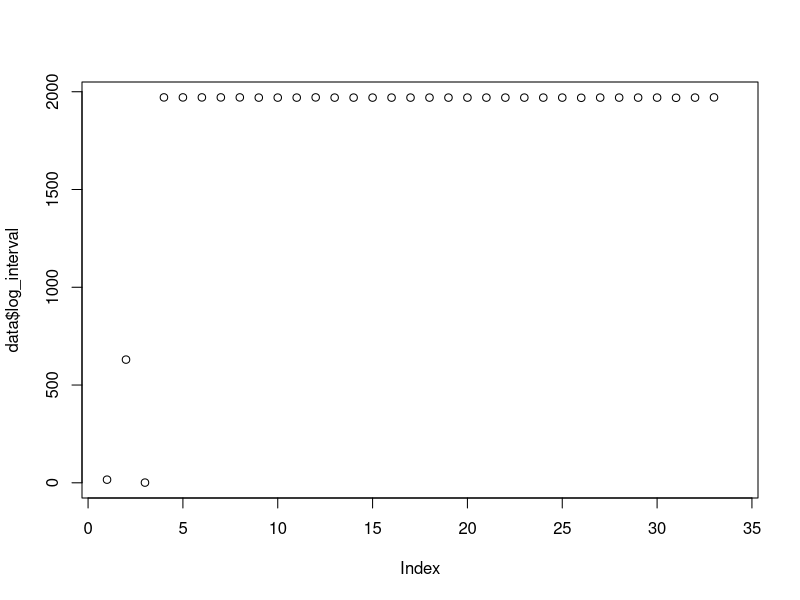
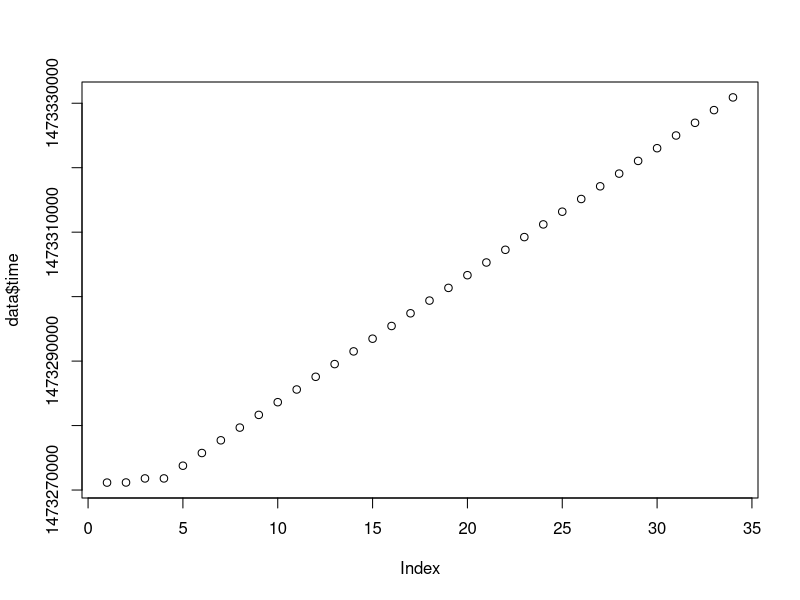
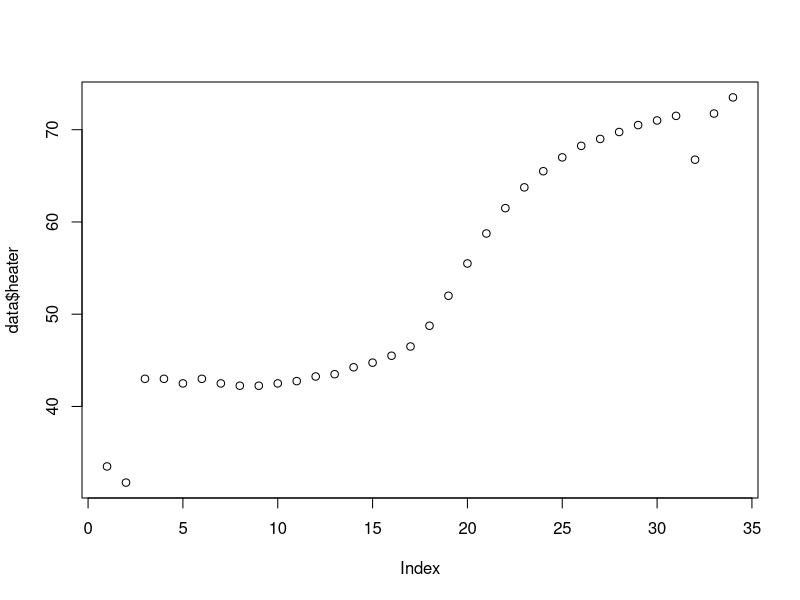
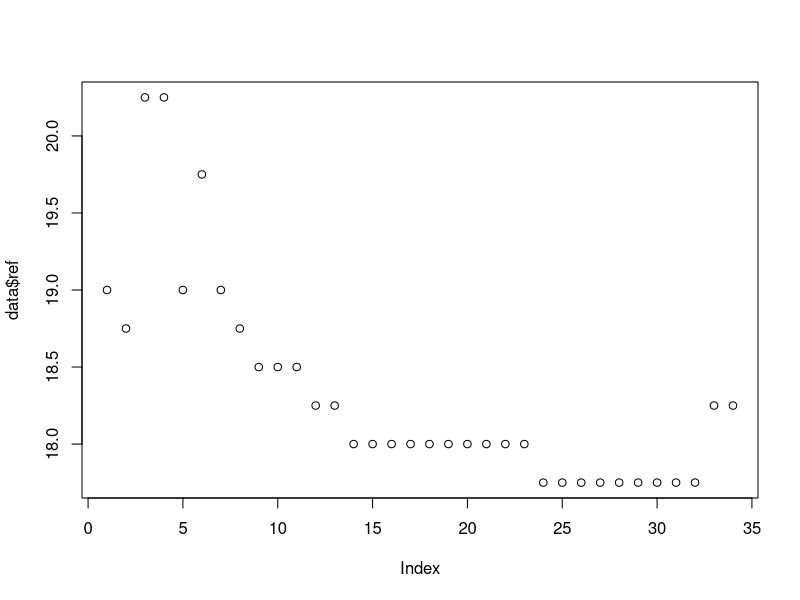
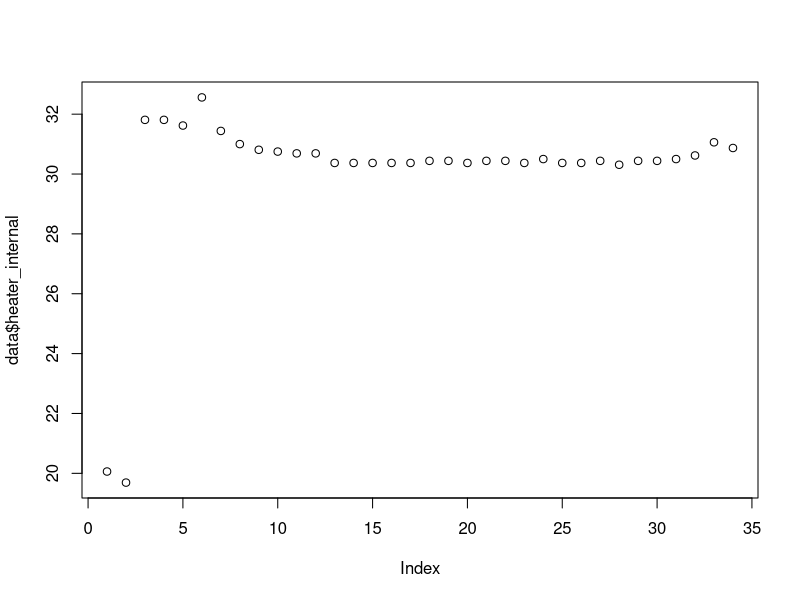
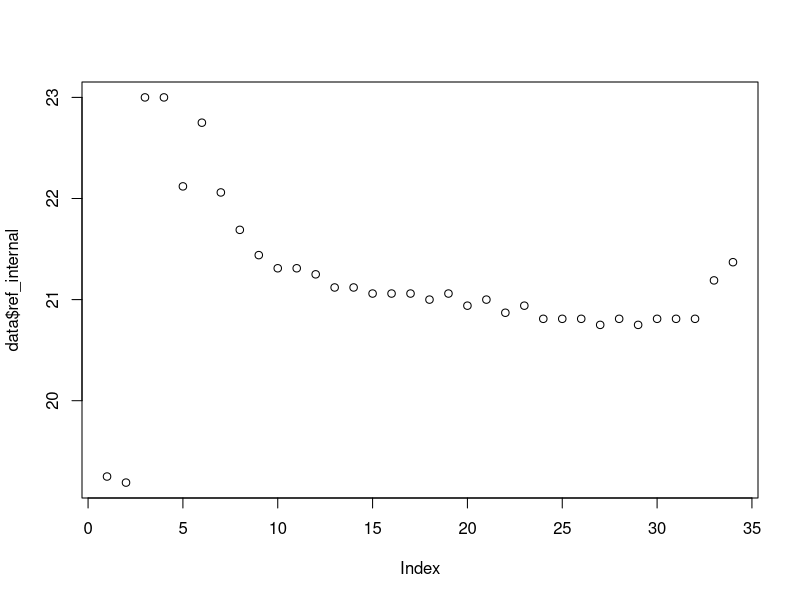
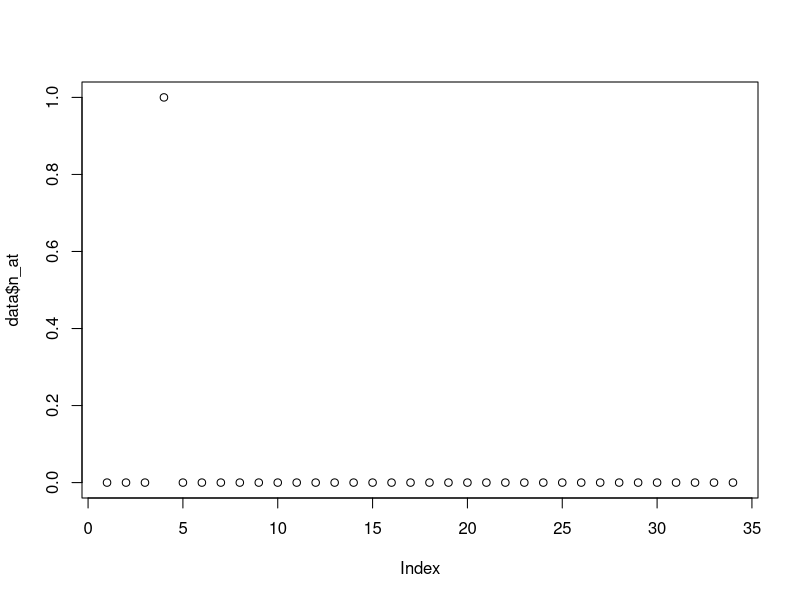

The R source for these figures, in order:
setwd("~/Documents/Projects/UAF/sap-flux/data/20160908-dualProbeTest/")
##--Load In Data--##
data = data.frame(read.csv("105_1.csv"))
#check to make sure this is correct
names(data) <- c("sensor_num", "time", "ref", "ref_internal", "heater", "heater_internal", "n_at") 
data$time_real = as.POSIXct(data$time, origin="1970-01-01") #Convert time to POSIX
for (i in 1:length(data$time)) {
  data$log_interval[i] = data$time[i+1] - data$time[i]
}
plot(data$log_interval)
plot(data$time)
plot(data$heater)
plot(data$ref)
plot(data$heater_internal)
plot(data$ref_internal)
plot(data$n_at)

data$time_real[length(data$time_real)]
data$time[length(data$time_real)]
